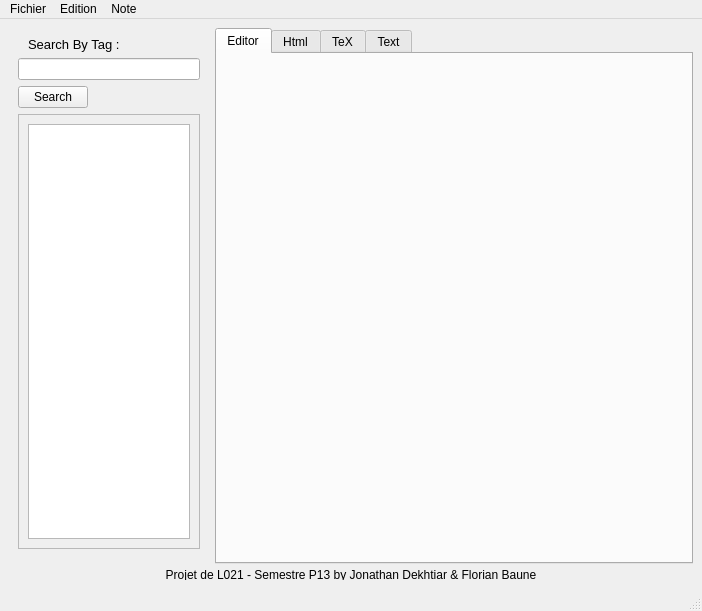
<?xml version="1.0" encoding="UTF-8"?>
<ui version="4.0">
 <class>MainWindow</class>
 <widget class="QMainWindow" name="MainWindow">
  <property name="geometry">
   <rect>
    <x>0</x>
    <y>0</y>
    <width>702</width>
    <height>611</height>
   </rect>
  </property>
  <property name="windowTitle">
   <string>MainWindow</string>
  </property>
  <widget class="QWidget" name="centralwidget">
   <layout class="QGridLayout" name="gridLayout">
    <item row="0" column="0">
     <widget class="QWidget" name="widget" native="true">
      <property name="sizePolicy">
       <sizepolicy hsizetype="Preferred" vsizetype="Preferred">
        <horstretch>0</horstretch>
        <verstretch>0</verstretch>
       </sizepolicy>
      </property>
      <property name="minimumSize">
       <size>
        <width>200</width>
        <height>400</height>
       </size>
      </property>
      <property name="maximumSize">
       <size>
        <width>200</width>
        <height>16777215</height>
       </size>
      </property>
      <layout class="QVBoxLayout" name="verticalLayout">
       <item>
        <widget class="QLabel" name="label_2">
         <property name="font">
          <font>
           <pointsize>10</pointsize>
          </font>
         </property>
         <property name="text">
          <string>Search By Tag :</string>
         </property>
         <property name="indent">
          <number>10</number>
         </property>
        </widget>
       </item>
       <item>
        <widget class="QLineEdit" name="lineEdit">
         <property name="maximumSize">
          <size>
           <width>16777215</width>
           <height>16777215</height>
          </size>
         </property>
        </widget>
       </item>
       <item>
        <widget class="QPushButton" name="pushButton_4">
         <property name="sizePolicy">
          <sizepolicy hsizetype="Maximum" vsizetype="Fixed">
           <horstretch>0</horstretch>
           <verstretch>0</verstretch>
          </sizepolicy>
         </property>
         <property name="maximumSize">
          <size>
           <width>70</width>
           <height>16777215</height>
          </size>
         </property>
         <property name="text">
          <string>Search</string>
         </property>
        </widget>
       </item>
       <item>
        <widget class="QScrollArea" name="scrollArea">
         <property name="maximumSize">
          <size>
           <width>16777215</width>
           <height>16777215</height>
          </size>
         </property>
         <property name="horizontalScrollBarPolicy">
          <enum>Qt::ScrollBarAlwaysOff</enum>
         </property>
         <property name="widgetResizable">
          <bool>true</bool>
         </property>
         <widget class="QWidget" name="scrollAreaWidgetContents">
          <property name="geometry">
           <rect>
            <x>0</x>
            <y>0</y>
            <width>180</width>
            <height>433</height>
           </rect>
          </property>
          <layout class="QHBoxLayout" name="horizontalLayout">
           <item>
            <widget class="QListView" name="listView"/>
           </item>
          </layout>
         </widget>
        </widget>
       </item>
      </layout>
     </widget>
    </item>
    <item row="0" column="1" rowspan="2">
     <widget class="QTabWidget" name="TabBox">
      <property name="sizePolicy">
       <sizepolicy hsizetype="Expanding" vsizetype="Expanding">
        <horstretch>0</horstretch>
        <verstretch>0</verstretch>
       </sizepolicy>
      </property>
      <property name="minimumSize">
       <size>
        <width>400</width>
        <height>0</height>
       </size>
      </property>
      <property name="currentIndex">
       <number>0</number>
      </property>
      <widget class="QWidget" name="Editor">
       <attribute name="title">
        <string>Editor</string>
       </attribute>
       <layout class="QVBoxLayout" name="verticalLayout_2"/>
      </widget>
      <widget class="QWidget" name="Html">
       <attribute name="title">
        <string>Html</string>
       </attribute>
       <layout class="QVBoxLayout" name="verticalLayout_3"/>
      </widget>
      <widget class="QWidget" name="Tex">
       <attribute name="title">
        <string>TeX</string>
       </attribute>
       <layout class="QVBoxLayout" name="verticalLayout_4"/>
      </widget>
      <widget class="QWidget" name="Text">
       <attribute name="title">
        <string>Text</string>
       </attribute>
       <layout class="QVBoxLayout" name="verticalLayout_5"/>
      </widget>
     </widget>
    </item>
    <item row="2" column="0" colspan="2">
     <widget class="QLabel" name="label">
      <property name="sizePolicy">
       <sizepolicy hsizetype="Expanding" vsizetype="Minimum">
        <horstretch>0</horstretch>
        <verstretch>0</verstretch>
       </sizepolicy>
      </property>
      <property name="maximumSize">
       <size>
        <width>16777215</width>
        <height>10</height>
       </size>
      </property>
      <property name="text">
       <string>Projet de L021 - Semestre P13 by Jonathan Dekhtiar &amp; Florian Baune</string>
      </property>
      <property name="alignment">
       <set>Qt::AlignCenter</set>
      </property>
     </widget>
    </item>
   </layout>
  </widget>
  <widget class="QMenuBar" name="menubar">
   <property name="geometry">
    <rect>
     <x>0</x>
     <y>0</y>
     <width>702</width>
     <height>21</height>
    </rect>
   </property>
   <widget class="QMenu" name="menuFichier">
    <property name="title">
     <string>Fichier</string>
    </property>
    <widget class="QMenu" name="menuNouvelleNote">
     <property name="title">
      <string>Nouveau</string>
     </property>
    </widget>
    <addaction name="menuNouvelleNote"/>
    <addaction name="actionSauvegarder"/>
    <addaction name="actionOuvrir"/>
    <addaction name="actionFermer"/>
   </widget>
   <widget class="QMenu" name="menuEdition">
    <property name="title">
     <string>Edition</string>
    </property>
    <addaction name="actionCopier"/>
    <addaction name="actionCouper"/>
    <addaction name="actionColler"/>
   </widget>
   <widget class="QMenu" name="menuNote">
    <property name="title">
     <string>Note</string>
    </property>
    <addaction name="actionNouveau_Document"/>
    <addaction name="actionNouvel_Article"/>
    <addaction name="actionNouvelle_Video"/>
    <addaction name="actionNouvelle_Image"/>
    <addaction name="actionNouveau_Son"/>
   </widget>
   <addaction name="menuFichier"/>
   <addaction name="menuEdition"/>
   <addaction name="menuNote"/>
  </widget>
  <widget class="QStatusBar" name="statusbar">
   <property name="sizeGripEnabled">
    <bool>true</bool>
   </property>
  </widget>
  <action name="actionNouveau_Projet">
   <property name="text">
    <string>Nouveau Projet</string>
   </property>
  </action>
  <action name="actionOuvrir">
   <property name="text">
    <string>Ouvrir</string>
   </property>
  </action>
  <action name="actionFermer">
   <property name="text">
    <string>Fermer</string>
   </property>
  </action>
  <action name="actionSauvegarder">
   <property name="text">
    <string>Sauvegarder</string>
   </property>
  </action>
  <action name="actionCopier">
   <property name="text">
    <string>Copier</string>
   </property>
  </action>
  <action name="actionCouper">
   <property name="text">
    <string>Couper</string>
   </property>
  </action>
  <action name="actionColler">
   <property name="text">
    <string>Coller</string>
   </property>
  </action>
  <action name="actionNouveau_Document">
   <property name="text">
    <string>Nouveau Document</string>
   </property>
  </action>
  <action name="actionNouvel_Article">
   <property name="text">
    <string>Nouvel Article</string>
   </property>
  </action>
  <action name="actionNouvelle_Video">
   <property name="text">
    <string>Nouvelle Video</string>
   </property>
  </action>
  <action name="actionNouvelle_Image">
   <property name="text">
    <string>Nouvelle Image</string>
   </property>
  </action>
  <action name="actionNouveau_Son">
   <property name="text">
    <string>Nouveau Son</string>
   </property>
  </action>
  <action name="actionTest">
   <property name="text">
    <string>Test</string>
   </property>
  </action>
 </widget>
 <resources/>
 <connections/>
</ui>
